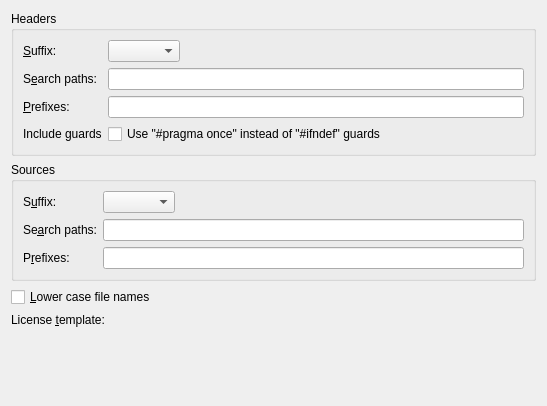
<?xml version="1.0" encoding="UTF-8"?>
<ui version="4.0">
 <class>CppEditor::Internal::CppFileSettingsPage</class>
 <widget class="QWidget" name="CppEditor::Internal::CppFileSettingsPage">
  <property name="geometry">
   <rect>
    <x>0</x>
    <y>0</y>
    <width>547</width>
    <height>406</height>
   </rect>
  </property>
  <layout class="QVBoxLayout" name="verticalLayout">
   <item>
    <widget class="QGroupBox" name="headersGroupBox">
     <property name="sizePolicy">
      <sizepolicy hsizetype="Preferred" vsizetype="Fixed">
       <horstretch>0</horstretch>
       <verstretch>0</verstretch>
      </sizepolicy>
     </property>
     <property name="title">
      <string>Headers</string>
     </property>
     <layout class="QFormLayout" name="formLayout_2">
      <property name="fieldGrowthPolicy">
       <enum>QFormLayout::ExpandingFieldsGrow</enum>
      </property>
      <item row="2" column="0">
       <widget class="QLabel" name="headerSuffixLabel">
        <property name="text">
         <string>&amp;Suffix:</string>
        </property>
        <property name="buddy">
         <cstring>headerSuffixComboBox</cstring>
        </property>
       </widget>
      </item>
      <item row="2" column="1">
       <widget class="QComboBox" name="headerSuffixComboBox">
        <property name="sizePolicy">
         <sizepolicy hsizetype="Fixed" vsizetype="Fixed">
          <horstretch>0</horstretch>
          <verstretch>0</verstretch>
         </sizepolicy>
        </property>
       </widget>
      </item>
      <item row="3" column="0">
       <widget class="QLabel" name="headerSearchPathsLabel">
        <property name="text">
         <string>S&amp;earch paths:</string>
        </property>
        <property name="buddy">
         <cstring>headerSearchPathsEdit</cstring>
        </property>
       </widget>
      </item>
      <item row="3" column="1">
       <widget class="QLineEdit" name="headerSearchPathsEdit">
        <property name="toolTip">
         <string>Comma-separated list of header paths.

Paths can be absolute or relative to the directory of the current open document.

These paths are used in addition to current directory on Switch Header/Source.</string>
        </property>
       </widget>
      </item>
      <item row="5" column="0">
       <widget class="QLabel" name="headerPrefixesLabel">
        <property name="text">
         <string>&amp;Prefixes:</string>
        </property>
        <property name="buddy">
         <cstring>headerSearchPathsEdit</cstring>
        </property>
       </widget>
      </item>
      <item row="5" column="1">
       <widget class="QLineEdit" name="headerPrefixesEdit">
        <property name="toolTip">
         <string>Comma-separated list of header prefixes.

These prefixes are used in addition to current file name on Switch Header/Source.</string>
        </property>
       </widget>
      </item>
      <item row="7" column="0">
       <widget class="QLabel" name="headerPragmaOnceLabel">
        <property name="toolTip">
         <string/>
        </property>
        <property name="text">
         <string>Include guards</string>
        </property>
       </widget>
      </item>
      <item row="7" column="1">
       <widget class="QCheckBox" name="headerPragmaOnceCheckBox">
        <property name="toolTip">
         <string>Uses &quot;#pragma once&quot; instead of &quot;#ifndef&quot; include guards.</string>
        </property>
        <property name="text">
         <string>Use &quot;#pragma once&quot; instead of &quot;#ifndef&quot; guards</string>
        </property>
       </widget>
      </item>
     </layout>
    </widget>
   </item>
   <item>
    <widget class="QGroupBox" name="sourcesGroupBox">
     <property name="sizePolicy">
      <sizepolicy hsizetype="Preferred" vsizetype="Fixed">
       <horstretch>0</horstretch>
       <verstretch>0</verstretch>
      </sizepolicy>
     </property>
     <property name="title">
      <string>Sources</string>
     </property>
     <layout class="QFormLayout" name="formLayout_3">
      <property name="fieldGrowthPolicy">
       <enum>QFormLayout::ExpandingFieldsGrow</enum>
      </property>
      <item row="3" column="0">
       <widget class="QLabel" name="sourceSuffixLabel">
        <property name="text">
         <string>S&amp;uffix:</string>
        </property>
        <property name="buddy">
         <cstring>sourceSuffixComboBox</cstring>
        </property>
       </widget>
      </item>
      <item row="3" column="1">
       <widget class="QComboBox" name="sourceSuffixComboBox">
        <property name="sizePolicy">
         <sizepolicy hsizetype="Fixed" vsizetype="Fixed">
          <horstretch>0</horstretch>
          <verstretch>0</verstretch>
         </sizepolicy>
        </property>
       </widget>
      </item>
      <item row="4" column="0">
       <widget class="QLabel" name="sourceSearchPathsLabel">
        <property name="text">
         <string>Se&amp;arch paths:</string>
        </property>
        <property name="buddy">
         <cstring>sourceSearchPathsEdit</cstring>
        </property>
       </widget>
      </item>
      <item row="4" column="1">
       <widget class="QLineEdit" name="sourceSearchPathsEdit">
        <property name="toolTip">
         <string>Comma-separated list of source paths.

Paths can be absolute or relative to the directory of the current open document.

These paths are used in addition to current directory on Switch Header/Source.</string>
        </property>
       </widget>
      </item>
      <item row="5" column="0">
       <widget class="QLabel" name="sourcePrefixesLabel">
        <property name="text">
         <string>P&amp;refixes:</string>
        </property>
        <property name="buddy">
         <cstring>sourceSearchPathsEdit</cstring>
        </property>
       </widget>
      </item>
      <item row="5" column="1">
       <widget class="QLineEdit" name="sourcePrefixesEdit">
        <property name="toolTip">
         <string>Comma-separated list of source prefixes.

These prefixes are used in addition to current file name on Switch Header/Source.</string>
        </property>
       </widget>
      </item>
     </layout>
    </widget>
   </item>
   <item>
    <widget class="QCheckBox" name="lowerCaseFileNamesCheckBox">
     <property name="text">
      <string>&amp;Lower case file names</string>
     </property>
    </widget>
   </item>
   <item>
    <layout class="QHBoxLayout" name="horizontalLayout">
     <item>
      <widget class="QLabel" name="licenseTemplateLabel">
       <property name="text">
        <string>License &amp;template:</string>
       </property>
       <property name="buddy">
        <cstring>licenseTemplatePathChooser</cstring>
       </property>
      </widget>
     </item>
     <item>
      <widget class="Utils::PathChooser" name="licenseTemplatePathChooser" native="true"/>
     </item>
    </layout>
   </item>
   <item>
    <spacer name="verticalSpacer">
     <property name="orientation">
      <enum>Qt::Vertical</enum>
     </property>
     <property name="sizeHint" stdset="0">
      <size>
       <width>0</width>
       <height>20</height>
      </size>
     </property>
    </spacer>
   </item>
  </layout>
 </widget>
 <customwidgets>
  <customwidget>
   <class>Utils::PathChooser</class>
   <extends>QWidget</extends>
   <header location="global">utils/pathchooser.h</header>
   <container>1</container>
   <slots>
    <signal>editingFinished()</signal>
    <signal>browsingFinished()</signal>
   </slots>
  </customwidget>
 </customwidgets>
 <tabstops>
  <tabstop>headerSuffixComboBox</tabstop>
  <tabstop>headerSearchPathsEdit</tabstop>
  <tabstop>headerPrefixesEdit</tabstop>
  <tabstop>sourceSuffixComboBox</tabstop>
  <tabstop>sourceSearchPathsEdit</tabstop>
  <tabstop>sourcePrefixesEdit</tabstop>
  <tabstop>lowerCaseFileNamesCheckBox</tabstop>
 </tabstops>
 <resources/>
 <connections/>
</ui>
